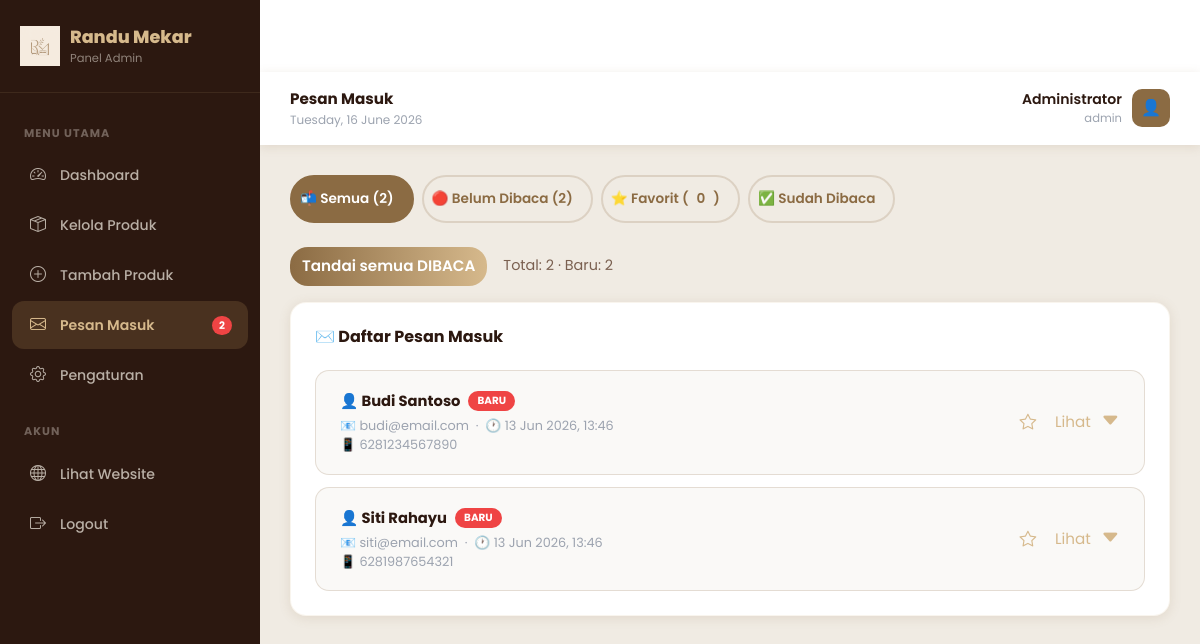
/admin/pesan.php (signed in), run on the app's committed database.
### tables this page shows
CREATE TABLE IF NOT EXISTS kontak (
    id INT AUTO_INCREMENT PRIMARY KEY,
    nama VARCHAR(100) NOT NULL,
    email VARCHAR(150) NOT NULL,
    whatsapp VARCHAR(30) NOT NULL,
    pesan TEXT NOT NULL,
    status ENUM('baru','dibaca') DEFAULT 'baru',
    favorit TINYINT(1) DEFAULT 0,
    created_at TIMESTAMP DEFAULT CURRENT_TIMESTAMP
);

### admin/pesan.php (the view, shortened to what this page needs)
<?php
include 'admin_header.php';
$filter = $_GET['filter'] ?? 'semua';
$where  = $filter === 'baru' ? "WHERE status='baru'" : ($filter === 'dibaca' ? "WHERE status='dibaca'" : ($filter === 'favorit' ? "WHERE favorit=1" : "WHERE 1=1"));
$per_page = 10;
$page   = max(1, intval($_GET['hal'] ?? 1));
$offset = ($page - 1) * $per_page;
$total  = $conn->query("SELECT COUNT(*) as t FROM kontak $where")->fetch_assoc()['t'];
$pesan  = $conn->query("SELECT * FROM kontak $where ORDER BY created_at DESC LIMIT $per_page OFFSET $offset");
$total_baru = $conn->query("SELECT COUNT(*) as t FROM kontak WHERE status='baru'")->fetch_assoc()['t'];
$total_fav = $conn->query("SELECT COUNT(*) as t FROM kontak WHERE favorit=1")->fetch_assoc()['t'];
?>
<div style="display:flex;gap:8px;margin-bottom:1.5rem;flex-wrap:wrap">
    <a href="pesan.php?filter=semua" class="filter-btn <?= $filter === 'semua' ? 'active' : '' ?>">
        📬 Semua (<?= $total ?>)
    </a>
    <a href="pesan.php?filter=baru" class="filter-btn <?= $filter === 'baru' ? 'active' : '' ?>">
        🔴 Belum Dibaca (<?= $total_baru ?>)
    </a>
    <a href="pesan.php?filter=favorit" class="filter-btn <?= $filter === 'favorit' ? 'active' : '' ?>">
        ⭐ Favorit (<span id="favCount"><?= $total_fav ?></span>)
    </a>
    <a href="pesan.php?filter=dibaca" class="filter-btn <?= $filter === 'dibaca' ? 'active' : '' ?>">
        ✅ Sudah Dibaca
    </a>
</div>
<div style="margin-bottom:1rem;display:flex;gap:8px;align-items:center">
    <button id="markAllBtn" class="btn-primary-custom" style="padding:8px 12px;border-radius:18px;background:linear-gradient(90deg,#8B6B43,#D6B98C);color:#fff;border:none">Tandai semua DIBACA</button>
    <div style="font-size:0.9rem;color:#7A6050;margin-left:8px">Total: <span id="totalCount"><?= $total ?></span> · Baru: <span id="baruCount"><?= $total_baru ?></span></div>
</div>
<div class="admin-card">
    <h6 style="font-weight:700;color:var(--teks-gelap);margin-bottom:1.5rem">✉️ Daftar Pesan Masuk</h6>
    <?php if ($pesan && $pesan->num_rows > 0): ?>
        <div style="display:flex;flex-direction:column;gap:12px">
            <?php while ($pm = $pesan->fetch_assoc()): ?>
                <div class="message-card" data-status="<?= $pm['status'] ?>" style="background:<?= $pm['status'] === 'baru' ? 'rgba(139,107,67,0.04)' : 'var(--abu-muda)' ?>;border-radius:14px;border:1px solid <?= $pm['status'] === 'baru' ? 'rgba(139,107,67,0.2)' : 'transparent' ?>;overflow:hidden">
                    <div class="message-summary" onclick="toggleMessage(<?= $pm['id'] ?>)" style="display:flex;justify-content:space-between;align-items:center;gap:12px;padding:1.2rem 1.5rem;cursor:pointer">
                        <div style="flex:1">
                            <div style="display:flex;align-items:center;gap:8px;margin-bottom:4px">
                                <span style="font-weight:700;color:var(--teks-gelap);font-size:0.92rem">
                                    👤 <?= htmlspecialchars($pm['nama']) ?>
                                </span>
                                <?php if ($pm['status'] === 'baru'): ?>
                                    <span id="status-badge-<?= $pm['id'] ?>" style="font-size:0.65rem;background:#ef4444;color:#fff;padding:2px 9px;border-radius:50px;font-weight:700">BARU</span>
                                <?php else: ?>
                                    <span id="status-badge-<?= $pm['id'] ?>" style="font-size:0.65rem;background:rgba(37,211,102,0.15);color:#1a7a3a;padding:2px 9px;border-radius:50px;font-weight:600">DIBACA</span>
                                <?php endif; ?>
                            </div>
                            <div style="font-size:0.8rem;color:#9CA3AF;">
                                📧 <?= htmlspecialchars($pm['email']) ?> &nbsp;·&nbsp; 🕐 <?= date('d M Y, H:i', strtotime($pm['created_at'])) ?>
                                <?php if (!empty($pm['whatsapp'])): ?>
                                    <br>📱 <?= htmlspecialchars($pm['whatsapp']) ?>
                                <?php endif; ?>
                            </div>
                        </div>
                        <div style="display:flex;align-items:center;gap:10px;flex-shrink:0">
                            <button class="btn-icon" onclick="event.stopPropagation(); toggleFavorite(<?= $pm['id'] ?>)" title="Favoritkan" aria-pressed="<?= (isset($pm['favorit']) && intval($pm['favorit']) === 1) ? 'true' : 'false' ?>" role="button" style="background:none;border:none;cursor:pointer;padding:4px">
                                <i id="star-icon-<?= $pm['id'] ?>" class="bi <?= (isset($pm['favorit']) && intval($pm['favorit']) === 1) ? 'bi-star-fill' : 'bi-star' ?>" style="font-size:1.05rem;color:#D6B98C"></i>
                            </button>
                            <span style="font-size:0.95rem;color:var(--coklat-muda)">Lihat</span>
                            <i class="bi bi-caret-down-fill" id="toggle-icon-<?= $pm['id'] ?>" style="font-size:1.2rem;color:var(--coklat-muda)"></i>
                        </div>
                    </div>
                </div>
            <?php endwhile; ?>
        </div>
    <?php endif; ?>
</div>
<?php include 'admin_footer.php'; ?>

### assets/css/style.css (style rules this page uses)
:root { --cream: #F5EFE6; --coklat-muda: #D6B98C; --coklat-tua: #8B6B43; --coklat-gelap: #5C4027; --putih: #FFFFFF; --abu-muda: #F8F9FA; --teks-gelap: #2C1810; --teks-medium: #5C4027; --shadow: rgba(139, 107, 67, 0.15); --shadow-hover: rgba(139, 107, 67, 0.3); --transition: all 0.3s cubic-bezier(0.4, 0, 0.2, 1); --navbar-height: 72px; --brand-logo-scale: 1.72; }
* { margin: 0; padding: 0; box-sizing: border-box; }
body { font-family: 'Poppins', sans-serif; color: var(--teks-gelap); background-color: var(--putih); overflow-x: hidden; padding-top: var(--navbar-height); }
.btn-primary-custom { background: var(--coklat-tua); color: var(--putih); padding: 14px 32px; border-radius: 50px; font-weight: 600; text-decoration: none; transition: var(--transition); border: 2px solid var(--coklat-tua); display: inline-flex; align-items: center; gap: 8px; font-size: 0.95rem; cursor: pointer; }
.filter-btn { background: transparent; color: var(--coklat-tua); border: 2px solid rgba(139, 107, 67, 0.2); padding: 6px 18px 6px 8px; border-radius: 50px; font-weight: 600; font-size: 0.85rem; cursor: pointer; transition: var(--transition); font-family: 'Poppins', sans-serif; display: inline-flex; align-items: center; gap: 8px; min-height: 48px; line-height: 1; text-decoration: none; white-space: nowrap; }
.filter-btn:hover, .filter-btn.active { background: var(--coklat-tua); color: var(--putih); border-color: var(--coklat-tua); }
.admin-card { background: var(--putih); border-radius: 16px; padding: 1.5rem; box-shadow: 0 2px 12px var(--shadow); border: 1px solid rgba(214, 185, 140, 0.15); height: 100%; }
.btn-icon { width: 34px; height: 34px; border-radius: 8px; display: inline-flex; align-items: center; justify-content: center; font-size: 0.85rem; border: none; cursor: pointer; text-decoration: none; transition: var(--transition); }

### data on the page
kontak: nama "Budi Santoso", email "budi@email.com", created_at "13 Jun 2026, 13:46", whatsapp "6281234567890", favorit 0 (drawn)
kontak: nama "Siti Rahayu", email "siti@email.com", created_at "13 Jun 2026, 13:46", whatsapp "6281987654321", favorit 0 (drawn)

### other printed values
$baru "2"
$page_title "Pesan Masuk"
$admin_nama "Administrator"
$admin_username "admin"
$total "2"
$total_baru "2"
$total_fav "0"
